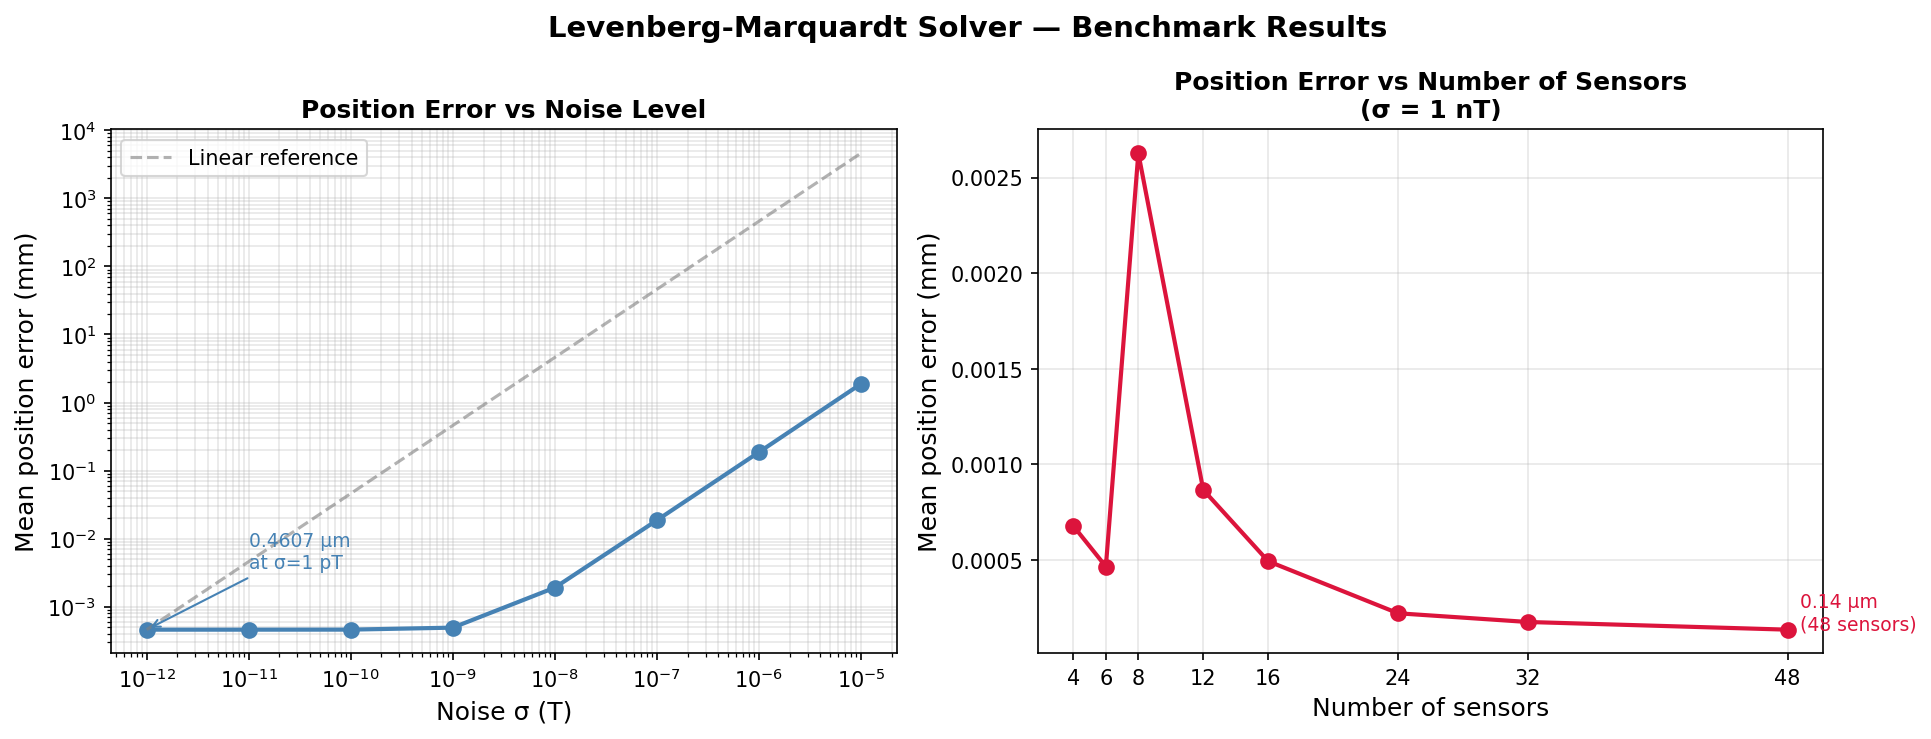

Generate this figure with Python:
import os
import subprocess
import numpy as np
import matplotlib.pyplot as plt

result = subprocess.run(
    ["./build/dipole_sim", "--benchmark"],
    capture_output=True, text=True,
    cwd=os.path.dirname(os.path.dirname(os.path.abspath(__file__)))
)
lines = result.stdout.strip().split("\n")

noise_data, sensor_data = [], []
section = None

for line in lines:
    if line in ("NOISE_SWEEP", "SENSOR_SWEEP"):
        section = line
        continue
    if "," not in line:
        continue
    vals = list(map(float, line.split(",")))
    if section == "NOISE_SWEEP":  noise_data.append(vals)
    elif section == "SENSOR_SWEEP": sensor_data.append(vals)

noise_data  = np.array(noise_data)
sensor_data = np.array(sensor_data)

fig, (ax1, ax2) = plt.subplots(1, 2, figsize=(13, 5))
fig.suptitle('Levenberg-Marquardt Solver — Benchmark Results',
             fontsize=14, fontweight='bold')

# ── Plot 1: position error vs noise level ─────────────────────────────────
sigmas   = noise_data[:, 0]
pos_errs = noise_data[:, 1] * 1e3   # convert to mm

ax1.loglog(sigmas, pos_errs, 'o-', color='steelblue',
           linewidth=2, markersize=7)
ax1.set_xlabel('Noise σ (T)', fontsize=12)
ax1.set_ylabel('Mean position error (mm)', fontsize=12)
ax1.set_title('Position Error vs Noise Level', fontweight='bold')
ax1.grid(True, which='both', alpha=0.3)

# reference line: error ∝ sigma (ideal linear scaling)
ref = sigmas / sigmas[0] * pos_errs[0]
ax1.loglog(sigmas, ref, '--', color='gray', alpha=0.6, label='Linear reference')
ax1.legend()

# annotate best result
ax1.annotate(f'{pos_errs[0]*1e3:.4f} μm\nat σ=1 pT',
             xy=(sigmas[0], pos_errs[0]),
             xytext=(sigmas[1], pos_errs[0]*8),
             fontsize=9, color='steelblue',
             arrowprops=dict(arrowstyle='->', color='steelblue'))

# ── Plot 2: position error vs number of sensors ───────────────────────────
n_sensors = sensor_data[:, 0].astype(int)
s_errs    = sensor_data[:, 1] * 1e3   # mm

ax2.plot(n_sensors, s_errs, 'o-', color='crimson',
         linewidth=2, markersize=7)
ax2.set_xlabel('Number of sensors', fontsize=12)
ax2.set_ylabel('Mean position error (mm)', fontsize=12)
ax2.set_title('Position Error vs Number of Sensors\n(σ = 1 nT)',
              fontweight='bold')
ax2.grid(True, alpha=0.3)
ax2.set_xticks(n_sensors)

# annotate minimum
best_idx = np.argmin(s_errs)
ax2.annotate(f'  {s_errs[best_idx]*1e3:.2f} μm\n  ({n_sensors[best_idx]} sensors)',
             xy=(n_sensors[best_idx], s_errs[best_idx]),
             fontsize=9, color='crimson')

plt.tight_layout()
plt.savefig('plots/plot_benchmark.png', dpi=150, bbox_inches='tight')
plt.show()
print("Saved: plots/plot_benchmark.png")
